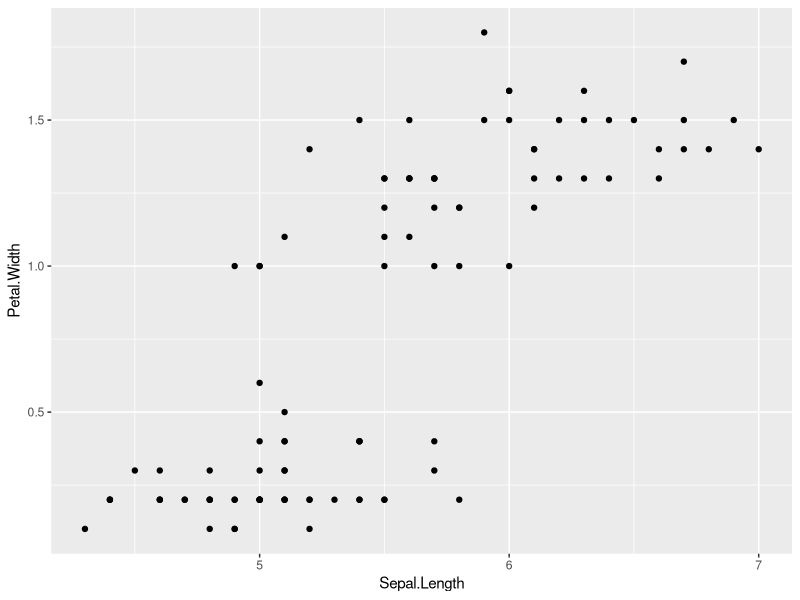
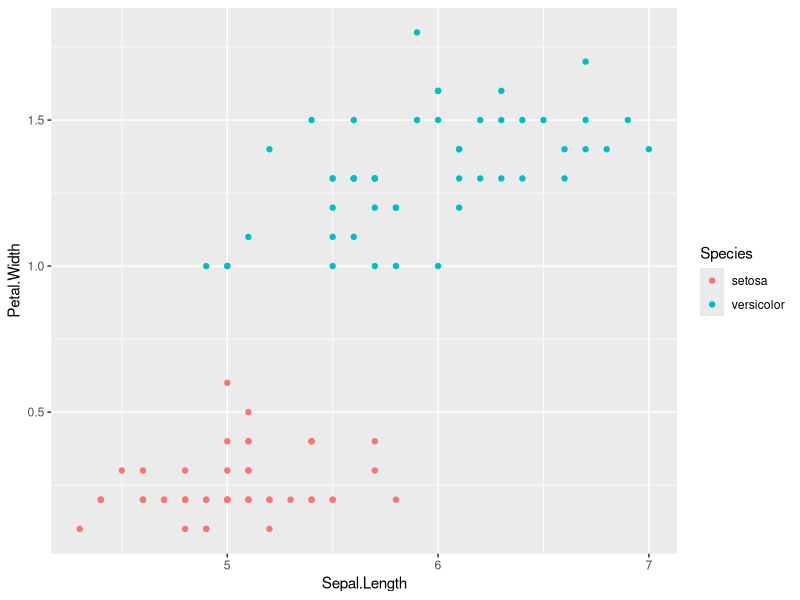
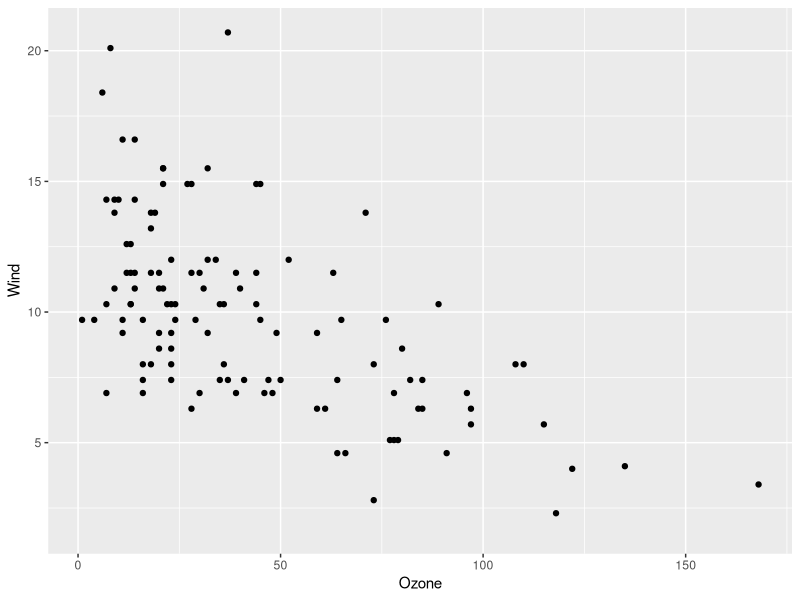
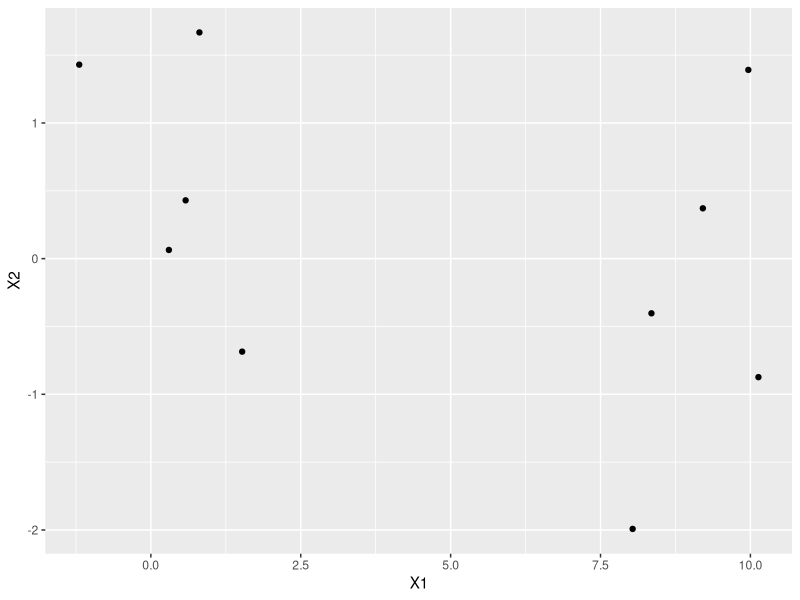
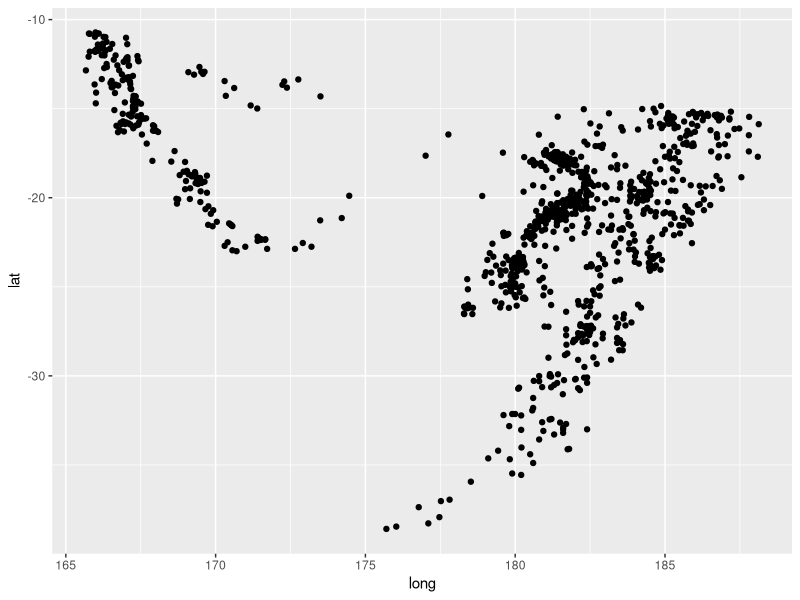

Reproduce these figures in R, in order. (Note: this script raises an error after producing the figures.)
## ---- chunk 1
options(digits=2)
library(ggplot2)
library(tidyverse)
cbPalette <- c("#999999", "#E69F00", "#56B4E9", "#009E73", "#F0E442", "#0072B2", "#D55E00", 
  	"#CC79A7", '#000000' ,'#CCCC99')
cbbPalette <- c("#000000", "#E69F00", "#56B4E9", "#009E73", "#F0E442", "#0072B2", "#D55E00", "#CC79A7")
col.fill <-  scale_fill_manual(values=cbPalette)
col.ptos <-   scale_colour_manual(values=cbPalette)
## ---- chunk 2
ggplot(filter(iris, Species %in% c('setosa','versicolor')), aes(x=Sepal.Length, y=Petal.Width)) + geom_point()
## ---- chunk 3
ggplot(filter(iris, Species %in% c('setosa','versicolor')), aes(x=Sepal.Length, y=Petal.Width, colour=Species)) + geom_point()
## ---- chunk 4
ggplot(airquality, aes(x=Ozone, y=Wind)) + geom_point()
## ---- chunk 5
mat_1 <- rbind(matrix(rnorm(10*50), ncol=50))
mat_1[1:10,1] <- mat_1[1:10,1] + 10
dist(mat_1, method = 'euclidean')
## ---- chunk 6
mat_1 <- rbind(matrix(rnorm(10*2), ncol=2))
mat_1[1:5,1] <- mat_1[1:5,1] + 10
dist(mat_1, method = 'euclidean')
ggplot(data.frame(mat_1), aes(x=X1, y=X2)) + geom_point()
## ---- chunk 7
quakes_1 <- quakes[, c('lat','long')]
quakes_1$id <- 1:nrow(quakes_1)
ggplot(quakes_1, aes(x=long, y=lat)) + geom_point()
## ---- chunk 8
set.seed(251122)
K <- 5
centros <- sample_n(quakes_1, K) %>% mutate(k = 1:K) %>% select(-id)
centros
#centros_2 <- centros_1 %>% gather(var, value_c, lat:long) %>% select(-id)
#quakes_2 <- quakes_1 %>% gather(var, value, lat:long)
ggplot(quakes_1, aes(x=long, y=lat)) + geom_point() +
  geom_point(data = centros_1, aes(x=long, y=lat), size=7, colour='red')
## ---- chunk 9
agrupar <- function(datos, centros){
  datos_larga <- datos %>% gather(variable, valor, -id)
  centros_larga <- centros %>% gather(variable, valor_m, -k)
  dat <- full_join(datos_larga, centros_larga) %>%
          mutate(dif_cuad = (valor-valor_m)^2) %>%
          group_by(id, k) %>%
          summarise(dist_cuad = sum(dif_cuad)) %>%
          group_by(id) %>%
          arrange(id, k) %>%
          summarise(k = which.min(dist_cuad))
  dat <- dat %>% left_join(datos)
  dat
}
agrup <- agrupar(quakes_1, centros_1)
ggplot(agrup, aes(x=long, y=lat, colour=factor(k))) + geom_point()
## ---- chunk 10
recalcular_centros <- function(datos_agrup){
  datos_agrup %>% gather(variable, valor, -id, -k) %>%
    group_by(k, variable) %>%
    summarise(valor = mean(valor)) %>%
    spread(variable, valor)
}
centros <- recalcular_centros(agrup)
ggplot(quakes.1, aes(x=long, y=lat)) + geom_point() +
  geom_point(data = centros, aes(x=long, y=lat), size=7, colour='red')
## ---- chunk 11
agrup.1 <- left_join(quakes.2, centros.2)
agrup <- agrup.1 %>% group_by(id, k) %>%
  summarise(dist=sum((value-value.c)^2)) %>% 
  group_by(id) %>%
  mutate(min.dist = min(dist)) %>%
  filter(min.dist == dist) %>%
  left_join(quakes.1)
ggplot(agrup, aes(x=long, y=lat, colour=factor(k))) + geom_point()
## ---- chunk 12
centros.1 <- agrup %>% group_by(k) %>%
  summarise(lat=mean(lat), long=mean(long))
centros.2 <- centros.1 %>% gather(var, value.c, lat:long) 
ggplot(quakes.1, aes(x=long, y=lat)) + geom_point() +
  geom_point(data = centros.1, aes(x=long, y=lat), size=7, colour='red')
## ---- chunk 13
agrup.1 <- left_join(quakes.2, centros.2)
agrup <- agrup.1 %>% group_by(id, k) %>%
  summarise(dist=sum((value-value.c)^2)) %>% 
  group_by(id) %>%
  mutate(min.dist = min(dist)) %>%
  filter(min.dist == dist) %>%
  left_join(quakes.1)
ggplot(agrup, aes(x=long, y=lat, colour=factor(k))) + geom_point()
## ---- chunk 14
set.seed(2800)
k_medias <- kmeans(quakes.1[, c('lat','long')], centers = 5, nstart=30) # escoger varios comienzos aleatorios=
str(k_medias)
grupo <- k_medias$cluster
quakes.1$grupo <- grupo
ggplot(quakes.1, aes(x=long, y=lat, colour=factor(grupo))) + geom_point()
## ---- chunk 15
theta <- runif(200,0,2*pi)
r <- c(runif(100,0,0.3), runif(100,0.8,1))
df <- data.frame(x=r*cos(theta), y=r*sin(theta))
df$grupo <- kmeans(df, centers=2, nstart=20)$cluster
ggplot(df, aes(x=x, y=y, colour=factor(grupo))) + geom_point()
## ---- chunk 16
theta <- runif(200,0,2*pi)
r <- c(runif(100,0,0.3), runif(100,0.8,1))
df <- data.frame(x=r*cos(theta), y=r*sin(theta))
df$grupo <- kmeans(df, centers=5, nstart=20)$cluster
ggplot(df, aes(x=x, y=y, colour=factor(grupo))) + geom_point()
## ---- chunk 17
ggplot(filter(iris, Species %in% c('setosa','versicolor')), aes(x=Sepal.Length, y=Petal.Width)) + geom_point()
## ---- chunk 18
set.seed(90902)
df <- data.frame(x = rnorm(500,0,1), y = rnorm(500,0,1))
df$grupo <- kmeans(df, centers=5, nstart=20)$cluster
ggplot(df, aes(x=x, y=y, colour=factor(grupo))) + geom_point()
## ---- chunk 19
df$grupo <- kmeans(df, centers=5, nstart=20)$cluster
ggplot(df, aes(x=x, y=y, colour=factor(grupo))) + geom_point()
## ---- chunk 20
set.seed(909021)
df <- data.frame(x = rnorm(500,0,1), y = rnorm(500,0,1))
df$grupo <- kmeans(df, centers=5, nstart=20)$cluster
ggplot(df, aes(x=x, y=y, colour=factor(grupo))) + geom_point()
